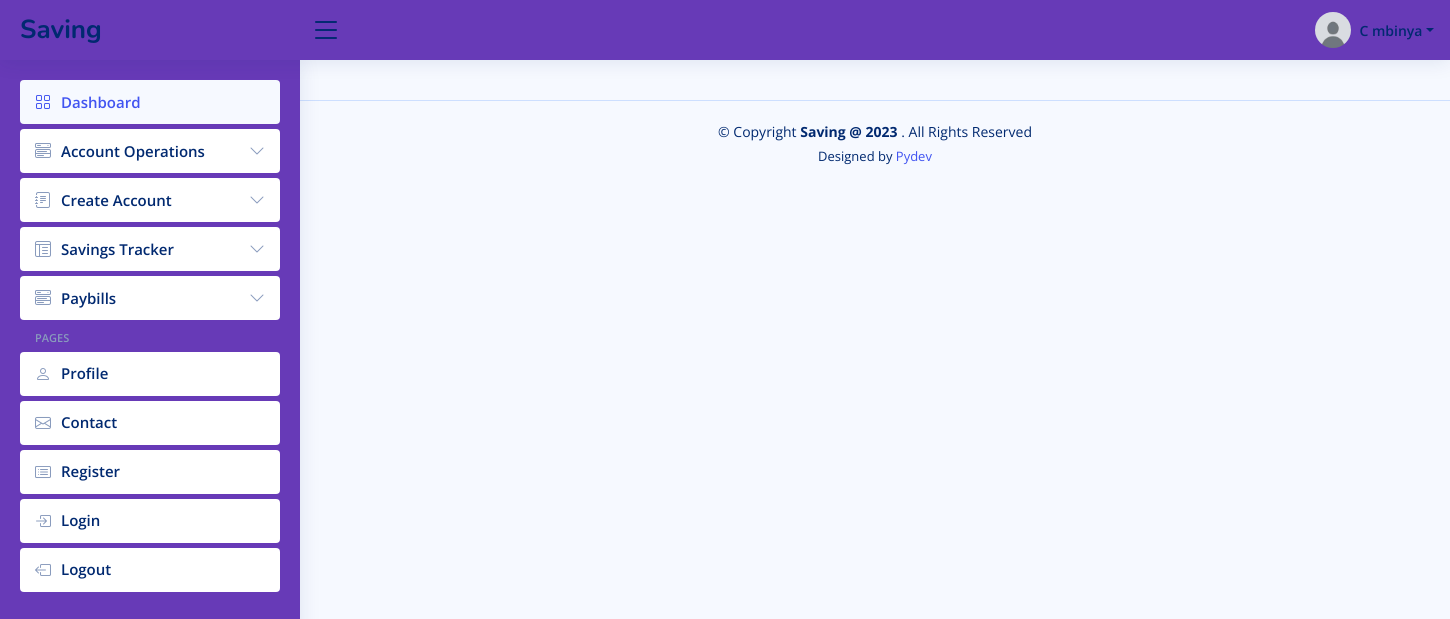
Page /accounts-operations (signed in) on the committed database.
### accounts/models.py (models this page shows, shortened)
class User(AbstractUser):
	is_account_staff = models.BooleanField("Is account_staff", default=False)
	is_customer = models.BooleanField("Is customer", default=False)
	is_employee = models.BooleanField("Is employee", default=False)

class Profile(models.Model):
	user             = models.OneToOneField(settings.AUTH_USER_MODEL, on_delete=models.CASCADE)
	image            = models.ImageField(default="default.jpg", upload_to="profile_pics")
	about            = models.TextField()
	company          = models.CharField(max_length=100, blank=True, null=True)
	job              = models.CharField(max_length=100, blank=True, null=True)
	country          = models.CharField(max_length=100, blank=True, null=True)
	address          = models.CharField(max_length=100, blank=True, null=True)
	phone            = models.CharField(max_length=100, blank=True, null=True)
	twitter_profile  = models.CharField(max_length=100, blank=True, null=True)
	facebook_profile = models.CharField(max_length=100, blank=True, null=True)
	instagram_profile = models.CharField(max_length=100, blank=True, null=True)
	linkedin_profile = models.CharField(max_length=100, blank=True, null=True)

### savings/views.py (the view)
# urls.py: path("accounts-operations", views.accounts_operations, name="accounts_operations"),
def accounts_operations(request):
	return render(request, "savings/forms_layout.html", {})

### savings/classes.py (called while the page is built)
def get_transaction_history(user):
	accounts = user.account_set.all()#Account.objects.filter(user=user)
	transactions = Statements.objects.filter(account_number__in=accounts).order_by("-transaction_date")
	return transactions

def get_account_details(user):
	details = Account.objects.filter(user=user)
	return details

def get_calender():
	current_date = datetime.now()
	current_year = current_date.year
	month = current_date.month
	day = current_date.day
	month_name = calendar.month_name[month]
	cal = calendar.monthcalendar(current_year, month)
	return month_name, current_year, cal, day

### templates/savings/forms_layout.html (shortened to what this page needs)
{% load static %}
<!DOCTYPE html>
<html lang="en">
  <head>
    <link
      href="{% static 'assets/vendor/bootstrap/css/bootstrap.min.css' %}"
      rel="stylesheet"
    />
    <link
      href="{% static 'assets/vendor/bootstrap-icons/bootstrap-icons.css' %}"
      rel="stylesheet"
    />
    <link
      href="{% static 'assets/vendor/boxicons/css/boxicons.min.css' %}"
      rel="stylesheet"
    />
    <link
      href="{% static 'assets/vendor/quill/quill.snow.css' %}"
      rel="stylesheet"
    />
    <link
      href="{% static 'assets/vendor/quill/quill.bubble.css' %}"
      rel="stylesheet"
    />
    <link
      href="{% static 'assets/vendor/remixicon/remixicon.css' %}"
      rel="stylesheet"
    />
    <link
      href="{% static 'assets/vendor/simple-datatables/style.css' %}"
      rel="stylesheet"
    />
    <link href="{% static 'assets/css/style.css' %}" rel="stylesheet" />
    <link href="{% static 'assets/css/more.css' %}" rel="stylesheet" />
  </head>
  <body>
    <header id="header" class="header fixed-top d-flex align-items-center">
      <div class="d-flex align-items-center justify-content-between">
        <a href="{% url 'savings' %}" class="logo d-flex align-items-center">
          <span class="d-none d-lg-block">Saving</span>
        </a>
        <i class="bi bi-list toggle-sidebar-btn"></i>
      </div>
      <nav class="header-nav ms-auto">
        <ul class="d-flex align-items-center">
          <li class="nav-item dropdown pe-3">
            <a
              class="nav-link nav-profile d-flex align-items-center pe-0"
              href="#"
              data-bs-toggle="dropdown"
            >
              <img
                src="{{user.profile.image.url}}"
                alt="Profile"
                class="rounded-circle"
              />
              <span class="d-none d-md-block dropdown-toggle ps-2"
                >{{user.first_name|slice:"0:1"}} {{user.last_name}}</span
              > </a
            >
          </li>
        </ul>
      </nav>
    </header>
    <aside id="sidebar" class="sidebar">
      <ul class="sidebar-nav" id="sidebar-nav">
        <li class="nav-item">
          <a class="nav-link" href="{% url 'savings' %}">
            <i class="bi bi-grid"></i>
            <span>Dashboard</span>
          </a>
        </li>
        <li class="nav-item">
          <a
            class="nav-link collapsed"
            data-bs-target="#components-nav"
            data-bs-toggle="collapse"
            href="#"
          >
            <i class="bi bi-menu-button-wide"></i><span>Account Operations</span
            ><i class="bi bi-chevron-down ms-auto"></i>
          </a>
        </li>
        <li class="nav-item">
          <a
            class="nav-link collapsed"
            data-bs-target="#forms-nav"
            data-bs-toggle="collapse"
            href="#"
          >
            <i class="bi bi-journal-text"></i><span>Create Account</span
            ><i class="bi bi-chevron-down ms-auto"></i>
          </a>
        </li>
        <li class="nav-item">
          <a
            class="nav-link collapsed"
            data-bs-target="#tables-nav"
            data-bs-toggle="collapse"
            href="#"
          >
            <i class="bi bi-layout-text-window-reverse"></i><span>Savings Tracker</span>
            <i class="bi bi-chevron-down ms-auto"></i>
          </a>
        </li>
        <li class="nav-item">
          <a class="nav-link collapsed"
          data-bs-target="#charts-nav"
          data-bs-toggle="collapse"
          href="#">
            <i class="bi bi-menu-button-wide"></i><span>Paybills</span>
            <i class="bi bi-chevron-down ms-auto"></i>
          </a>
        </li>
        <li class="nav-heading">Pages</li>
        <li class="nav-item">
          <a class="nav-link collapsed" href="{% url 'userprofile' %}">
            <i class="bi bi-person"></i>
            <span>Profile</span>
          </a>
        </li>
        <li class="nav-item">
          <a class="nav-link collapsed" href="{% url 'contact_us' %}">
            <i class="bi bi-envelope"></i>
            <span>Contact</span>
          </a>
        </li>
        <li class="nav-item">
          <a class="nav-link collapsed" href="{% url 'register' %}">
            <i class="bi bi-card-list"></i>
            <span>Register</span>
          </a>
        </li>
        <li class="nav-item">
          <a class="nav-link collapsed" href="{% url 'login' %}">
            <i class="bi bi-box-arrow-in-right"></i>
            <span>Login</span>
          </a>
        </li>
        <li class="nav-item">
          <a class="nav-link collapsed" href="{% url 'logout' %}">
            <i class="bi bi-box-arrow-left"></i>
            <span>Logout</span>
          </a>
        </li>
      </ul>
    </aside>
    <main id="main" class="main container">
    </main>
    <footer id="footer" class="footer">
      <div class="copyright">
        &copy; Copyright <strong><span>Saving @ 2023 </span></strong>. All
        Rights Reserved
      </div>
      <div class="credits">Designed by <a href="">Pydev</a></div>
    </footer>
  </body>
</html>

### static/assets/css/style.css (style rules this page uses)
:root { scroll-behavior: smooth; }
body { font-family: "Open Sans", sans-serif; background: #f6f9ff; color: #444444; }
a { color: #4154f1; text-decoration: none; }
#main { margin-top: 60px; padding: 20px 30px; transition: all 0.3s; }
.logo { line-height: 1; }
@media (min-width: 1200px) { .logo { width: 280px; } }
.logo span { font-size: 26px; font-weight: 700; color: #012970; font-family: "Nunito", sans-serif; }
.header { transition: all 0.5s; z-index: 997; height: 60px; box-shadow: 0px 2px 20px rgba(1, 41, 112, 0.1); background-color: #673AB7; padding-left: 20px; }
.header .toggle-sidebar-btn { font-size: 32px; padding-left: 10px; cursor: pointer; color: #012970; }
.header-nav ul { list-style: none; }
.header-nav>ul { margin: 0; padding: 0; }
.header-nav .nav-profile { color: #012970; }
.header-nav .nav-profile img { max-height: 36px; }
.header-nav .nav-profile span { font-size: 14px; font-weight: 600; }
.sidebar { position: fixed; top: 60px; left: 0; bottom: 0; width: 300px; z-index: 996; transition: all 0.3s; padding: 20px; overflow-y: auto; scrollbar-width: thin; scrollbar-color: #aab7cf transparent; box-shadow: 0px 0px 20px rgba(1, 41, 112, 0.1); background-color: #673AB7; }
@media (min-width: 1200px) { #main, #footer { margin-left: 300px; } }
.sidebar-nav { padding: 0; margin: 0; list-style: none; }
.sidebar-nav li { padding: 0; margin: 0; list-style: none; }
.sidebar-nav .nav-item { margin-bottom: 5px; }
.sidebar-nav .nav-heading { font-size: 11px; text-transform: uppercase; color: #899bbd; font-weight: 600; margin: 10px 0 5px 15px; }
.sidebar-nav .nav-link { display: flex; align-items: center; font-size: 15px; font-weight: 600; color: #4154f1; transition: 0.3; background: #f6f9ff; padding: 10px 15px; border-radius: 4px; }
.sidebar-nav .nav-link i { font-size: 16px; margin-right: 10px; color: #4154f1; }
.sidebar-nav .nav-link.collapsed { color: #012970; background: #fff; }
.sidebar-nav .nav-link.collapsed i { color: #899bbd; }
.sidebar-nav .nav-link .bi-chevron-down { margin-right: 0; transition: transform 0.2s ease-in-out; }
.footer { padding: 20px 0; font-size: 14px; transition: all 0.3s; border-top: 1px solid #cddfff; }
.footer .copyright { text-align: center; color: #012970; }
.footer .credits { padding-top: 5px; text-align: center; font-size: 13px; color: #012970; }

### static/assets/css/more.css (style rules this page uses)
*, *:before, *:after { box-sizing: border-box; }
html { height: 100%; }

### rows in the picture
User: profile.image (placeholder picture), first_name "C", last_name "mbinya"
